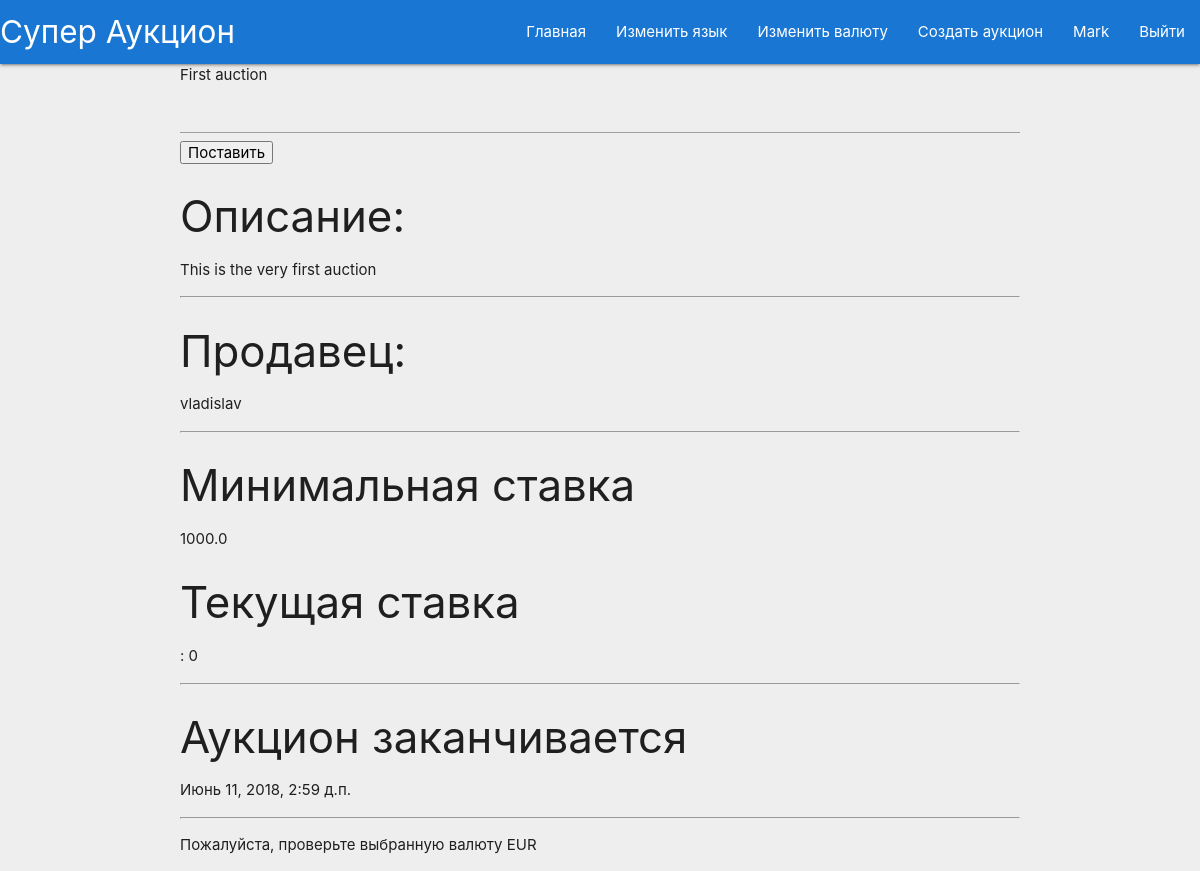
Page /bid/1/ (signed in) on the committed database.
### AuctionApp/models.py (models this page shows, shortened)
class Auction(models.Model):
    title = models.CharField(max_length=100)
    description = models.CharField(max_length=1000)
    seller = models.CharField(max_length=100)
    minimum_price = models.FloatField()
    deadline = models.DateTimeField()
    state = models.CharField(max_length=50)

### AuctionApp/views.py (the view, shortened to what this page needs)
# urls.py: url(r'^bid/(?P<id>[0-9]+)/', BidAuction.as_view()),
@method_decorator(login_required, name='dispatch')
class BidAuction(View):
    def get(self, request, id):
        auction = models.Auction.objects.get(pk=id)
        currency = get_currency(request)
        highest_bid = get_highest_bid(auction)
        if highest_bid != 0:
            highest_bid = highest_bid.amount
        min_price_in_currency = oer_handler.get_price(auction.minimum_price, 'EUR', currency)
        highest_bid_in_currency = oer_handler.get_price(highest_bid, 'EUR', currency)
        if auction.state == 'active':
            if request.user.username == auction.seller:
                messages.add_message(request, messages.ERROR, _("You can't bid on an auction you're selling."))
                return HttpResponseRedirect(reverse('browse'))
            highest_bid = get_highest_bid(auction)
            if has_bids(auction):
                if highest_bid.bidder.username == request.user.username:
                    messages.add_message(request, messages.ERROR,
                                         _("You already have the highest bid, you can't bid higher!"))
                    return HttpResponseRedirect(reverse('browse'))
            return render(request, 'bid_auction.html', {'auction': auction,
                                                        'highest_bid': get_highest_bid(auction),
                                                        'exchanged_min_price': min_price_in_currency,
                                                        'exchanged_highest_bid': highest_bid_in_currency,
                                                        'currency': currency})
        else:
            messages.add_message(request, messages.ERROR, _("Your requested auction is not Active!!"))

### AuctionApp/oer_handler.py (called while the page is built)
def get_price(price, from_currency, to_currency):
    if from_currency == to_currency:
        return price
    rate = get_rate(from_currency, to_currency)
    return price * rate

### AuctionApp/views.py (called while the page is built)
def get_highest_bid(auction):
    all_bids = models.Bid.objects.filter(auction=auction)
    if len(all_bids) > 0:
        return all_bids[0]
    else:
        return 0

def has_bids(auction):
    return len(models.Bid.objects.filter(auction=auction)) != 0

def get_currency(request):
    current_currency = 'EUR'
    if 'currency' in request.COOKIES:
        current_currency = request.COOKIES['currency']
    return current_currency

### templates/bid_auction.html (shortened to what this page needs)
{%  extends "base.html" %}
{% load i18n %}
{% block title %}{{ auction.title }}{% endblock %}
{% block content %}
    <form method="post" action="/bid/{{ auction.id }}/">
        <input type="number" name="new_bid" value="{{ auction.current_bid }}" step="0.01">
        <button type="submit" name="submit" value="Submit">{% trans "Bid" %}</button>
    </form>
    <h3>{% trans "Description: " %}</h3>
    <p>{{ auction.description }}</p>
    <hr>
    <h3>{% trans "Seller: " %}</h3>
    <p>{{ auction.seller }}</p>
    <hr>
    <h3>{% trans "Minimum bid: " %}</h3>
    <p>{{ exchanged_min_price }}</p>
    <h3>{% trans "Current bid" %}</h3>
    <p>{{ highest_bid.bidder }}: {{ exchanged_highest_bid }}</p>
    <hr>
    <h3>{% trans "Auction deadline" %}</h3>
    <p>{{ auction.deadline }}</p>
    <hr>
    <p>{% trans "Please note that you are bidding in currency" %} {{ currency }}</p>
{%  endblock %}

### templates/base.html (shortened to what this page needs)
<!doctype html>
{% load i18n %}
{% load static %}
<html>
    <head>
        <link rel="stylesheet" href="{% static 'Auction/libs/materialize/materialize.css' %}" />
        <link rel="stylesheet" type="text/css" href="{% static 'Auction/styles.css' %}" />
    </head>
    <body class="grey lighten-3">
        <header>
            <nav class="blue darken-2">
                <div class="nav-wrapper">
                    <a href="/browse/" class="brand-logo">{% trans "Yet Another Auction Site" %}</a>
                    <ul id="nav-mobile" class="right hide-on-med-and-down">
                        <li><a href="/browse/">{% trans "Home" %}</a></li>
                        <li><a href="/language/">{% trans "Change Language" %}</a></li>
                        <li><a href="/currency/">{% trans "Change Currency" %}</a></li>
                        {% if user.is_authenticated %}
                            <li><a href="/create/">{% trans "Create Auction" %}</a></li>
                            <li><a href="/profile/">{{ user.username }}</a></li>
                            <li><a href="/logout/">{% trans "Logout" %}</a></li>
                        {% else %}
                            <li><a href="/login/">{% trans "Log in" %}</a></li>
                        {% endif %}
                    </ul>
                </div>
            </nav>
        </header>
        <div class="container">
            {% block title %}
            {% endblock %}
            {% block content %}
            {% endblock %}
        </div>
    </body>
</html>

### rows in the picture
Auction: title "First auction", description "This is the very first auction", seller "vladislav", minimum_price "1000.0", deadline "Июнь 11, 2018, 2:59 д.п."

### other values in the picture
{{ user.username }} "Mark"
{{ exchanged_highest_bid }} "0"
{{ currency }} "EUR"
